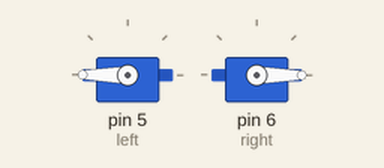
Simulated run of this sketch. Board: Arduino Uno, built with avr-gcc and run on an emulated ATmega328P. On the bench: 2 × servo. What the sketch prints to the serial monitor is not drawn.

Above: at 0.05 s.
At 1.5 s:
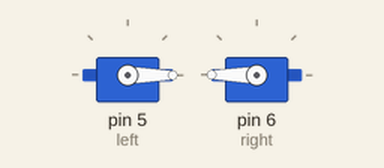
At 3.0 s:
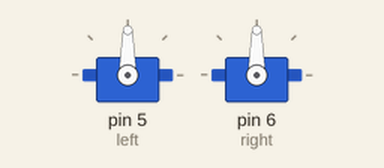
Timing chart, 0 to 6.9 s (numbered marks = the images above):
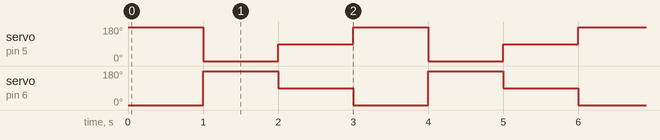

The sketch:

AmyMotorTest.ino
```cpp
#include <Servo.h>

Servo left, right;
static int leftCentre = 75;
static int rightCentre = 75;
static int centreZone = 50;
static int delta = 10;
static int idealWidth = 150;
static int minWidth = 50;
static int widthHysterisis = 20;


void setup() {
  // put your setup code here, to run once:
  Serial.begin(9600);
  Serial.print("Basebot says hello!\n");
  left.attach(5);
  right.attach(6);
}

void loop() {
  // put your main code here, to run repeatedly:
  right.write(0);
  left.write(180);
  delay(1000);
  right.write(180);
  left.write(0);
  delay(1000);
  right.write(90);
  left.write(90);
  delay(1000);

}


void forward() {
  Serial.println("Forwards");
  right.write(rightCentre - delta);
  left.write(leftCentre + delta);
}
void back() {
  Serial.println("Run away!");
  right.write(rightCentre + delta);
  left.write(leftCentre - delta);
}
void turnLeft() {
  Serial.println("Left!");
  left.write(leftCentre - delta);
  right.write(rightCentre - delta);
}
void turnRight() {
  Serial.println("Right!");
  right.write(rightCentre + delta);
  left.write(leftCentre + delta);
}
void stop() {
  Serial.println("Stop");
  right.write(rightCentre);
  left.write(leftCentre);
}
```

Measured:
- by itself, servo on pin 5 (left): repeats every 3.0 s: 90° 1.0 s, 180° 1.0 s, 0° 1.0 s
- by itself, servo on pin 6 (right): repeats every 3.0 s: 90° 1.0 s, 0° 1.0 s, 180° 1.0 s
